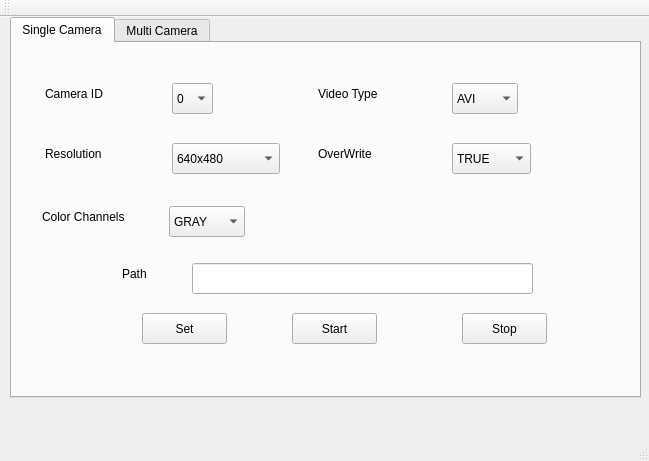
<?xml version="1.0" encoding="UTF-8"?>
<ui version="4.0">
 <class>RecorderSettings</class>
 <widget class="QMainWindow" name="RecorderSettings">
  <property name="geometry">
   <rect>
    <x>0</x>
    <y>0</y>
    <width>649</width>
    <height>461</height>
   </rect>
  </property>
  <property name="windowTitle">
   <string>RecorderSettings</string>
  </property>
  <widget class="QWidget" name="centralWidget">
   <widget class="QTabWidget" name="tabWidget">
    <property name="geometry">
     <rect>
      <x>10</x>
      <y>0</y>
      <width>631</width>
      <height>381</height>
     </rect>
    </property>
    <property name="currentIndex">
     <number>0</number>
    </property>
    <widget class="QWidget" name="tab">
     <attribute name="title">
      <string>Single Camera</string>
     </attribute>
     <widget class="QComboBox" name="videoType1">
      <property name="geometry">
       <rect>
        <x>440</x>
        <y>40</y>
        <width>66</width>
        <height>31</height>
       </rect>
      </property>
      <item>
       <property name="text">
        <string>AVI</string>
       </property>
      </item>
      <item>
       <property name="text">
        <string>MP4</string>
       </property>
      </item>
     </widget>
     <widget class="QLabel" name="label_4">
      <property name="geometry">
       <rect>
        <x>30</x>
        <y>163</y>
        <width>121</width>
        <height>21</height>
       </rect>
      </property>
      <property name="text">
       <string>Color Channels</string>
      </property>
     </widget>
     <widget class="QComboBox" name="resTab1">
      <property name="geometry">
       <rect>
        <x>160</x>
        <y>100</y>
        <width>108</width>
        <height>31</height>
       </rect>
      </property>
      <item>
       <property name="text">
        <string>640x480</string>
       </property>
      </item>
      <item>
       <property name="text">
        <string>1024x768</string>
       </property>
      </item>
     </widget>
     <widget class="QLabel" name="label_2">
      <property name="geometry">
       <rect>
        <x>33</x>
        <y>100</y>
        <width>86</width>
        <height>21</height>
       </rect>
      </property>
      <property name="text">
       <string>Resolution</string>
      </property>
     </widget>
     <widget class="QLabel" name="label_6">
      <property name="geometry">
       <rect>
        <x>306</x>
        <y>100</y>
        <width>84</width>
        <height>21</height>
       </rect>
      </property>
      <property name="text">
       <string>OverWrite</string>
      </property>
     </widget>
     <widget class="QComboBox" name="overWriteTab1">
      <property name="geometry">
       <rect>
        <x>440</x>
        <y>100</y>
        <width>79</width>
        <height>31</height>
       </rect>
      </property>
      <item>
       <property name="text">
        <string>TRUE</string>
       </property>
      </item>
      <item>
       <property name="text">
        <string>FALSE</string>
       </property>
      </item>
     </widget>
     <widget class="QLabel" name="label_3">
      <property name="geometry">
       <rect>
        <x>33</x>
        <y>40</y>
        <width>83</width>
        <height>21</height>
       </rect>
      </property>
      <property name="text">
       <string>Camera ID</string>
      </property>
     </widget>
     <widget class="QComboBox" name="colorChannelsTab1">
      <property name="geometry">
       <rect>
        <x>157</x>
        <y>163</y>
        <width>76</width>
        <height>31</height>
       </rect>
      </property>
      <item>
       <property name="text">
        <string>GRAY</string>
       </property>
      </item>
      <item>
       <property name="text">
        <string>RGB</string>
       </property>
      </item>
      <item>
       <property name="text">
        <string>BGR</string>
       </property>
      </item>
      <item>
       <property name="text">
        <string>YUV</string>
       </property>
      </item>
      <item>
       <property name="text">
        <string>RGBA</string>
       </property>
      </item>
      <item>
       <property name="text">
        <string>BGRA</string>
       </property>
      </item>
     </widget>
     <widget class="QPushButton" name="stopTab1">
      <property name="geometry">
       <rect>
        <x>450</x>
        <y>270</y>
        <width>85</width>
        <height>31</height>
       </rect>
      </property>
      <property name="text">
       <string>Stop</string>
      </property>
     </widget>
     <widget class="QLabel" name="label_5">
      <property name="geometry">
       <rect>
        <x>306</x>
        <y>40</y>
        <width>90</width>
        <height>21</height>
       </rect>
      </property>
      <property name="text">
       <string>Video Type</string>
      </property>
     </widget>
     <widget class="QLabel" name="label_7">
      <property name="geometry">
       <rect>
        <x>110</x>
        <y>220</y>
        <width>37</width>
        <height>21</height>
       </rect>
      </property>
      <property name="text">
       <string>Path</string>
      </property>
     </widget>
     <widget class="QPushButton" name="startTab1">
      <property name="geometry">
       <rect>
        <x>280</x>
        <y>270</y>
        <width>85</width>
        <height>31</height>
       </rect>
      </property>
      <property name="text">
       <string>Start</string>
      </property>
     </widget>
     <widget class="QComboBox" name="camIdTab1">
      <property name="geometry">
       <rect>
        <x>160</x>
        <y>40</y>
        <width>41</width>
        <height>31</height>
       </rect>
      </property>
      <item>
       <property name="text">
        <string>0</string>
       </property>
      </item>
      <item>
       <property name="text">
        <string>1</string>
       </property>
      </item>
      <item>
       <property name="text">
        <string>2</string>
       </property>
      </item>
      <item>
       <property name="text">
        <string>3</string>
       </property>
      </item>
     </widget>
     <widget class="QLineEdit" name="lineEdit">
      <property name="geometry">
       <rect>
        <x>180</x>
        <y>220</y>
        <width>341</width>
        <height>31</height>
       </rect>
      </property>
     </widget>
     <widget class="QPushButton" name="setTab1">
      <property name="geometry">
       <rect>
        <x>130</x>
        <y>270</y>
        <width>85</width>
        <height>31</height>
       </rect>
      </property>
      <property name="text">
       <string>Set</string>
      </property>
     </widget>
    </widget>
    <widget class="QWidget" name="tab_2">
     <attribute name="title">
      <string>Multi Camera</string>
     </attribute>
     <widget class="QLabel" name="label_8">
      <property name="geometry">
       <rect>
        <x>260</x>
        <y>20</y>
        <width>90</width>
        <height>21</height>
       </rect>
      </property>
      <property name="text">
       <string>Video Type</string>
      </property>
     </widget>
     <widget class="QLabel" name="label_10">
      <property name="geometry">
       <rect>
        <x>370</x>
        <y>20</y>
        <width>84</width>
        <height>21</height>
       </rect>
      </property>
      <property name="text">
       <string>OverWrite</string>
      </property>
     </widget>
     <widget class="QComboBox" name="comboBox_7">
      <property name="geometry">
       <rect>
        <x>500</x>
        <y>50</y>
        <width>76</width>
        <height>31</height>
       </rect>
      </property>
      <item>
       <property name="text">
        <string>GRAY</string>
       </property>
      </item>
      <item>
       <property name="text">
        <string>RGB</string>
       </property>
      </item>
      <item>
       <property name="text">
        <string>BGR</string>
       </property>
      </item>
      <item>
       <property name="text">
        <string>YUV</string>
       </property>
      </item>
      <item>
       <property name="text">
        <string>RGBA</string>
       </property>
      </item>
      <item>
       <property name="text">
        <string>BGRA</string>
       </property>
      </item>
     </widget>
     <widget class="QLabel" name="label_11">
      <property name="geometry">
       <rect>
        <x>160</x>
        <y>170</y>
        <width>37</width>
        <height>21</height>
       </rect>
      </property>
      <property name="text">
       <string>Path</string>
      </property>
     </widget>
     <widget class="QComboBox" name="comboBox_9">
      <property name="geometry">
       <rect>
        <x>130</x>
        <y>50</y>
        <width>108</width>
        <height>31</height>
       </rect>
      </property>
      <item>
       <property name="text">
        <string>640x480</string>
       </property>
      </item>
      <item>
       <property name="text">
        <string>1024x768</string>
       </property>
      </item>
     </widget>
     <widget class="QPushButton" name="pushButton_3">
      <property name="geometry">
       <rect>
        <x>260</x>
        <y>240</y>
        <width>85</width>
        <height>31</height>
       </rect>
      </property>
      <property name="text">
       <string>Start</string>
      </property>
     </widget>
     <widget class="QComboBox" name="comboBox_10">
      <property name="geometry">
       <rect>
        <x>260</x>
        <y>50</y>
        <width>66</width>
        <height>31</height>
       </rect>
      </property>
      <item>
       <property name="text">
        <string>AVI</string>
       </property>
      </item>
      <item>
       <property name="text">
        <string>MP4</string>
       </property>
      </item>
     </widget>
     <widget class="QLabel" name="label_12">
      <property name="geometry">
       <rect>
        <x>480</x>
        <y>20</y>
        <width>121</width>
        <height>21</height>
       </rect>
      </property>
      <property name="text">
       <string>Color Channels</string>
      </property>
     </widget>
     <widget class="QPushButton" name="pushButton_4">
      <property name="geometry">
       <rect>
        <x>440</x>
        <y>240</y>
        <width>85</width>
        <height>31</height>
       </rect>
      </property>
      <property name="text">
       <string>Stop</string>
      </property>
     </widget>
     <widget class="QComboBox" name="comboBox_11">
      <property name="geometry">
       <rect>
        <x>370</x>
        <y>50</y>
        <width>79</width>
        <height>31</height>
       </rect>
      </property>
      <item>
       <property name="text">
        <string>TRUE</string>
       </property>
      </item>
      <item>
       <property name="text">
        <string>FALSE</string>
       </property>
      </item>
     </widget>
     <widget class="QLabel" name="label_14">
      <property name="geometry">
       <rect>
        <x>20</x>
        <y>20</y>
        <width>83</width>
        <height>21</height>
       </rect>
      </property>
      <property name="text">
       <string>Camera ID</string>
      </property>
     </widget>
     <widget class="QComboBox" name="comboBox_12">
      <property name="geometry">
       <rect>
        <x>20</x>
        <y>50</y>
        <width>71</width>
        <height>31</height>
       </rect>
      </property>
      <item>
       <property name="text">
        <string>NULL</string>
       </property>
      </item>
      <item>
       <property name="text">
        <string>0</string>
       </property>
      </item>
      <item>
       <property name="text">
        <string>1</string>
       </property>
      </item>
      <item>
       <property name="text">
        <string>2</string>
       </property>
      </item>
      <item>
       <property name="text">
        <string>3</string>
       </property>
      </item>
     </widget>
     <widget class="QLineEdit" name="lineEdit_2">
      <property name="geometry">
       <rect>
        <x>220</x>
        <y>160</y>
        <width>351</width>
        <height>31</height>
       </rect>
      </property>
     </widget>
     <widget class="QComboBox" name="comboBox_13">
      <property name="geometry">
       <rect>
        <x>20</x>
        <y>90</y>
        <width>71</width>
        <height>31</height>
       </rect>
      </property>
      <item>
       <property name="text">
        <string>NULL</string>
       </property>
      </item>
      <item>
       <property name="text">
        <string>0</string>
       </property>
      </item>
      <item>
       <property name="text">
        <string>1</string>
       </property>
      </item>
      <item>
       <property name="text">
        <string>2</string>
       </property>
      </item>
      <item>
       <property name="text">
        <string>3</string>
       </property>
      </item>
     </widget>
     <widget class="QComboBox" name="comboBox_14">
      <property name="geometry">
       <rect>
        <x>130</x>
        <y>90</y>
        <width>108</width>
        <height>31</height>
       </rect>
      </property>
      <item>
       <property name="text">
        <string>640x480</string>
       </property>
      </item>
      <item>
       <property name="text">
        <string>1024x768</string>
       </property>
      </item>
     </widget>
     <widget class="QLabel" name="label_15">
      <property name="geometry">
       <rect>
        <x>140</x>
        <y>20</y>
        <width>91</width>
        <height>21</height>
       </rect>
      </property>
      <property name="text">
       <string>Resolution</string>
      </property>
     </widget>
     <widget class="QComboBox" name="comboBox_15">
      <property name="geometry">
       <rect>
        <x>260</x>
        <y>90</y>
        <width>66</width>
        <height>31</height>
       </rect>
      </property>
      <item>
       <property name="text">
        <string>AVI</string>
       </property>
      </item>
      <item>
       <property name="text">
        <string>MP4</string>
       </property>
      </item>
     </widget>
     <widget class="QComboBox" name="comboBox_16">
      <property name="geometry">
       <rect>
        <x>370</x>
        <y>90</y>
        <width>79</width>
        <height>31</height>
       </rect>
      </property>
      <item>
       <property name="text">
        <string>TRUE</string>
       </property>
      </item>
      <item>
       <property name="text">
        <string>FALSE</string>
       </property>
      </item>
     </widget>
     <widget class="QComboBox" name="comboBox_8">
      <property name="geometry">
       <rect>
        <x>500</x>
        <y>90</y>
        <width>76</width>
        <height>31</height>
       </rect>
      </property>
      <item>
       <property name="text">
        <string>GRAY</string>
       </property>
      </item>
      <item>
       <property name="text">
        <string>RGB</string>
       </property>
      </item>
      <item>
       <property name="text">
        <string>BGR</string>
       </property>
      </item>
      <item>
       <property name="text">
        <string>YUV</string>
       </property>
      </item>
      <item>
       <property name="text">
        <string>RGBA</string>
       </property>
      </item>
      <item>
       <property name="text">
        <string>BGRA</string>
       </property>
      </item>
     </widget>
     <widget class="QPushButton" name="pushButton_6">
      <property name="geometry">
       <rect>
        <x>80</x>
        <y>240</y>
        <width>85</width>
        <height>31</height>
       </rect>
      </property>
      <property name="text">
       <string>Set</string>
      </property>
     </widget>
    </widget>
   </widget>
  </widget>
  <widget class="QMenuBar" name="menuBar">
   <property name="geometry">
    <rect>
     <x>0</x>
     <y>0</y>
     <width>649</width>
     <height>29</height>
    </rect>
   </property>
  </widget>
  <widget class="QToolBar" name="mainToolBar">
   <attribute name="toolBarArea">
    <enum>TopToolBarArea</enum>
   </attribute>
   <attribute name="toolBarBreak">
    <bool>false</bool>
   </attribute>
  </widget>
  <widget class="QStatusBar" name="statusBar"/>
 </widget>
 <layoutdefault spacing="6" margin="11"/>
 <resources/>
 <connections/>
</ui>
